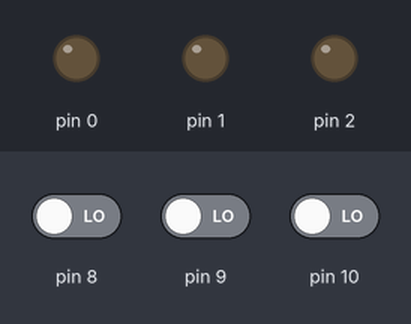
This sketch was run on a simulated Arduino Uno, built with avr-gcc and run on an emulated ATmega328P. Shown: output pins drawn as LEDs (lit = HIGH). The test bench sets the inputs (shaded band); at power-on: pin 8 LOW, pin 9 LOW, pin 10 LOW.

Above: at 1.2 s.
1.3 s: pin 8 driven HIGH
At 1.9 s:
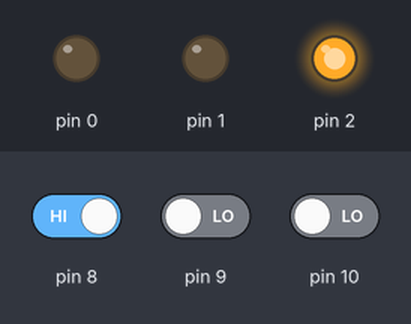
4.3 s: pin 9 driven HIGH
At 6.1 s:
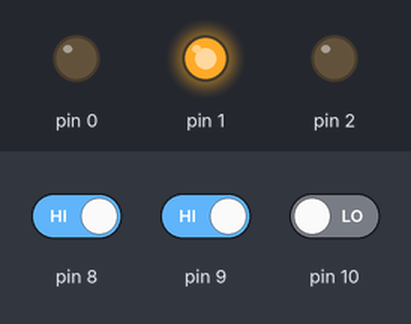
7.3 s: pin 10 driven HIGH
At 7.7 s:
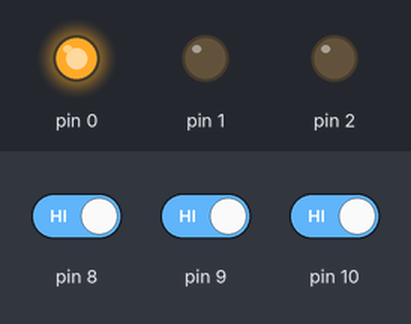
9.8 s: pin 9 driven LOW
At 12.7 s:
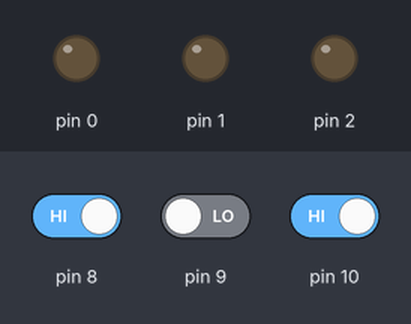
12.8 s: pin 10 driven LOW
At 14.1 s:
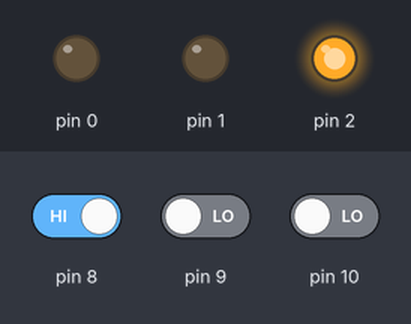
Timing chart, 0 to 15.8 s (numbered marks = the images above; inputs shaded):
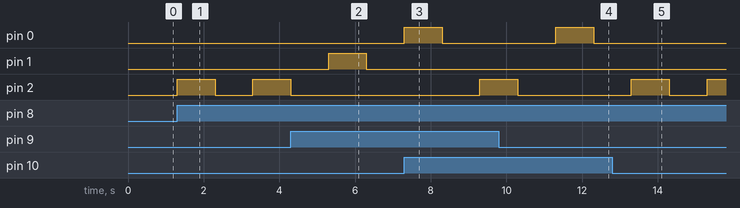

Measured:
- after the input at 1.3 s, pin 2: LOW → HIGH at once, → LOW 1.0 s later, → HIGH 1.0 s later
- after the input at 4.3 s, pin 1: LOW → HIGH after 1.0 s, → LOW 1.0 s later; pin 2: goes on until 4.3 s, then stays LOW
- after the input at 7.3 s, pin 0: LOW → HIGH at once, → LOW 1.0 s later; pin 1: stays LOW (without the input it goes to HIGH after 2.0 s)
- after the input at 9.8 s, pin 0: LOW → HIGH after 1.5 s, → LOW 1.0 s later; pin 1: stays LOW (without the input it goes to HIGH after 1.5 s)
- after the input at 12.8 s, pin 0: stays LOW (without the input it goes to HIGH after 2.5 s)

The sketch:

OPEN_AND_CLOSED_LED_BY_FOR.ino
```cpp
int val1,val2,val3;
void setup() {
  // put your setup code here, to run once:
  for (int i=0; i<3; i++)
  {
    pinMode(i, OUTPUT);
  }
  for (int x=8; x<11; x++)
  {
    pinMode(x, INPUT);
  }
}

void loop() {
  // put your main code here, to run repeatedly:
    val1 = digitalRead(8);
    if (val1 == HIGH)
    {
      digitalWrite(2, HIGH);
      delay(1000);
      digitalWrite(2, LOW);
      delay(1000);
    }
    else
    {
      digitalWrite(2, LOW);
    }
     val2 = digitalRead(9);
    if (val2 == HIGH)
    {
      digitalWrite(1, HIGH);
      delay(1000);
      digitalWrite(1, LOW);
      delay(1000);
    }
    else
    {
      digitalWrite(1, LOW);
    }
     val3 = digitalRead(10);
    if (val3 == HIGH)
    {
      digitalWrite(0, HIGH);
      delay(1000);
      digitalWrite(0, LOW);
      delay(1000);
    }
    else
    {
      digitalWrite(0, LOW);
    }
}
```
